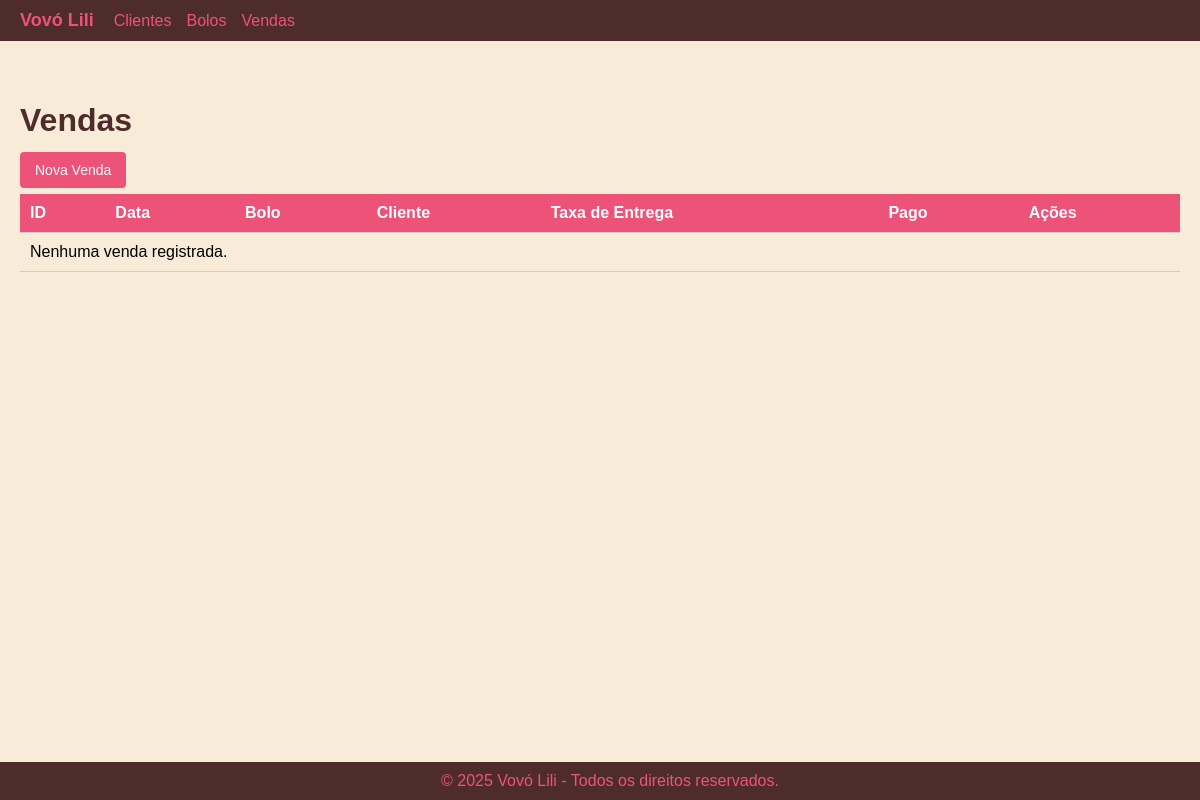
Page /vendas/ on the earlier database version.
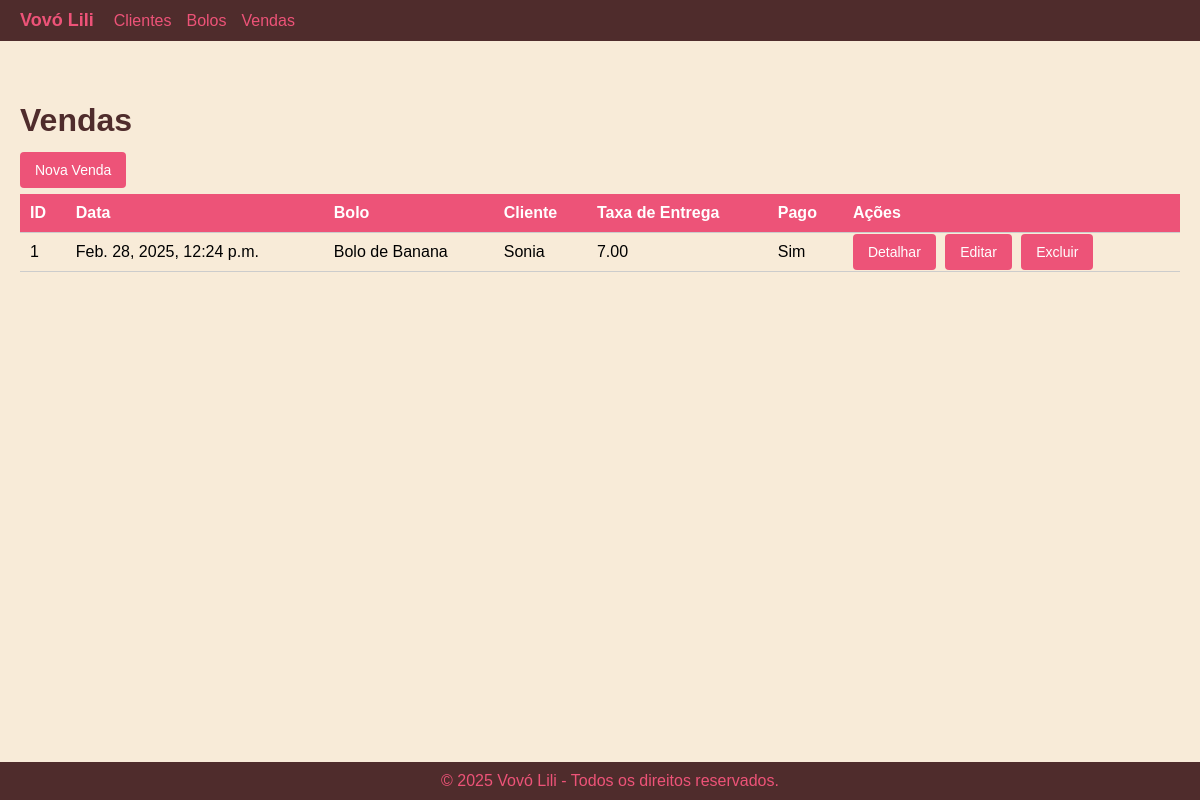
Same page on the later database version.
### sales/models.py (models this page shows, shortened)
class Sale(models.Model):
    data = models.DateTimeField(auto_now_add=True)
    cake = models.ForeignKey(Cake, on_delete=models.CASCADE)
    customer = models.ForeignKey(Customer, on_delete=models.CASCADE)
    taxa_entrega = models.DecimalField(max_digits=10, decimal_places=2)
    pago = models.BooleanField(default=False)

### cakes/models.py (models this page shows, shortened)
class Cake(models.Model):
    nome = models.CharField(max_length=100)
    preco = models.DecimalField(max_digits=10, decimal_places=2)

### customers/models.py (models this page shows, shortened)
class Customer(models.Model):
    nome = models.CharField(max_length=100)
    telefone = models.CharField(max_length=20)
    rua = models.CharField(max_length=150)
    numero = models.CharField(max_length=10)  # Número da casa
    bairro = models.CharField(max_length=100)
    complemento = models.CharField(max_length=100, blank=True, null=True)
    cep = models.CharField(max_length=10)
    cidade = models.CharField(max_length=100)
    estado = models.CharField(max_length=2)

### sales/views.py (the view)
# urls.py: path('', SaleListView.as_view(), name='sale_list'),
class SaleListView(ListView):
    model = Sale
    template_name = 'sales/sale_list.html'
    context_object_name = 'sales'

### sales/templates/sales/sale_list.html (shortened to what this page needs)
{% extends 'app/base.html' %}
{% block content %}
    <h1>Vendas</h1>
    <a class="btn" href="{% url 'sale_create' %}">Nova Venda</a>
    <table>
        <thead>
            <tr>
                <th>ID</th>
                <th>Data</th>
                <th>Bolo</th>
                <th>Cliente</th>
                <th>Taxa de Entrega</th>
                <th>Pago</th>
                <th>Ações</th>
            </tr>
        </thead>
        <tbody>
            {% for sale in sales %}
            <tr>
                <td>{{ sale.id }}</td>
                <td>{{ sale.data }}</td>
                <td>{{ sale.cake.nome }}</td>
                <td>{{ sale.customer.nome }}</td>
                <td>{{ sale.taxa_entrega }}</td>
                <td>{% if sale.pago %}Sim{% else %}Não{% endif %}</td>
                <td>
                    <a class="btn" href="{% url 'sale_detail' sale.pk %}">Detalhar</a>
                    <a class="btn" href="{% url 'sale_update' sale.pk %}">Editar</a>
                    <a class="btn" href="{% url 'sale_delete' sale.pk %}">Excluir</a>
                </td>
            </tr>
            {% empty %}
            <tr>
                <td colspan="7">Nenhuma venda registrada.</td>
            </tr>
            {% endfor %}
        </tbody>
    </table>
{% endblock %}

### app/templates/app/base.html (shortened to what this page needs)
<!DOCTYPE html>
<html lang="pt-br">
<head>
</head>
<body>
    <header>
        <nav class="navbar">
            <div class="logo">
                <a href="{% url 'home' %}">Vovó Lili</a>
            </div>
            <div class="menu">
                <a href="{% url 'customer_list' %}">Clientes</a>
                <a href="{% url 'cake_list' %}">Bolos</a>
                <a href="{% url 'sale_list' %}">Vendas</a>
            </div>
        </nav>
    </header>
    <div class="container">
        {% block content %}{% endblock %}
    </div>
    <footer>
        &copy; 2025 Vovó Lili - Todos os direitos reservados.
    </footer>
</body>
</html>

### app/templates/app/base.html (style rules this page uses)
body { background-color: #F8EBD8; font-family: Arial, sans-serif; margin: 0; padding: 0; }
.navbar { background-color: #4F2C2C; padding: 10px 20px; display: flex; align-items: center; }
.logo a { color: #ED5378; text-decoration: none; font-size: 18px; font-weight: bold; margin-right: 20px; }
.menu { display: flex; gap: 15px; }
.menu a { color: #ED5378; text-decoration: none; font-size: 16px; }
.container { padding: 20px; margin-bottom: 60px; }
header { margin-bottom: 20px; }
footer { background-color: #4F2C2C; color: #ED5378; text-align: center; padding: 10px; position: fixed; bottom: 0; width: 100%; }
h1, h2, h3 { color: #4F2C2C; }
.btn { background-color: #ED5378; color: #fff; border: none; padding: 10px 15px; text-decoration: none; font-size: 14px; cursor: pointer; border-radius: 4px; margin-right: 5px; }
table { width: 100%; border-collapse: collapse; margin-top: 15px; }
th, td { padding: 10px; border-bottom: 1px solid #ccc; text-align: left; }
th { background-color: #ED5378; color: #fff; }

Differences in the rows shown:
added Sale: id "1", data "Feb. 28, 2025, 12:24 p.m.", cake.nome "Bolo de Banana", customer.nome "Sonia", taxa_entrega "7.00", pago "Sim"
Other differences:
text no longer shown: "Nenhuma venda registrada."
